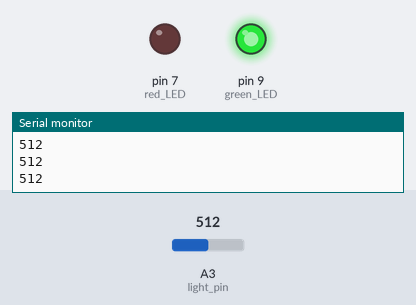
Bench run of a sketch on a simulated Arduino Uno, built with avr-gcc and run on an emulated ATmega328P. Parts: output pins drawn as LEDs (lit = HIGH), the last lines printed to the serial monitor. The inputs (shaded band) are chosen by the test bench; at power-on: A3 (light_pin) = 512.

Above: at 1.2 s.
1.3 s: A3 (light_pin) set to 259
2.8 s: A3 (light_pin) set to 235
At 3.8 s:
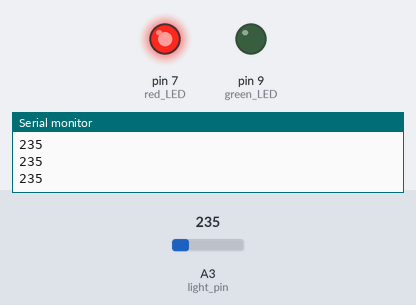
4.3 s: A3 (light_pin) set to 260
At 4.9 s:
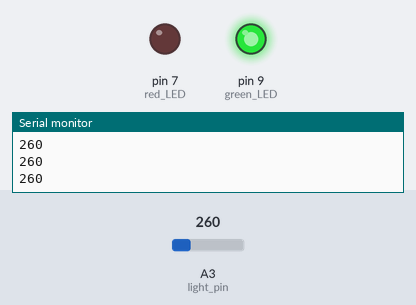
5.8 s: A3 (light_pin) set to 240
At 6.1 s:
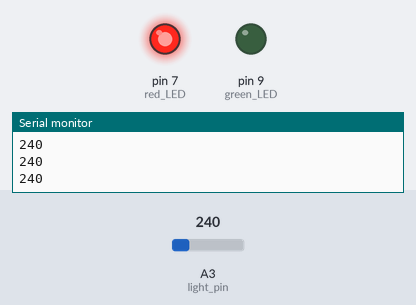
Timing chart, 0 to 8.3 s (numbered marks = the images above; inputs shaded):
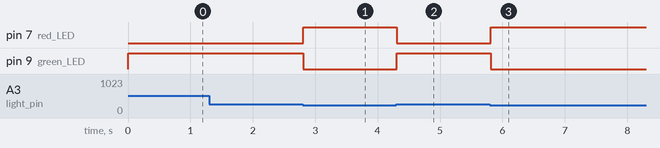

The sketch:

25_Room_Light_Detector_with_LED.ino
```cpp
int green_LED = 9;
int red_LED = 7;

int light_pin = A3;
int light_value;

void setup() {
  // put your setup code here, to run once:
  pinMode(green_LED, OUTPUT);
  pinMode(red_LED, OUTPUT);
  pinMode(light_pin, INPUT);

  Serial.begin(9600);
}

void loop() {
  // put your main code here, to run repeatedly:
  light_value = analogRead(light_pin);

  Serial.println(light_value);

  if (light_value > 250){
    digitalWrite(green_LED, HIGH);
    digitalWrite(red_LED, LOW);
  } else {
    digitalWrite(green_LED, LOW);
    digitalWrite(red_LED, HIGH);
  }
}
```

Measured:
- the behaviour switches between 251 and 250 on A3 (light_pin) (found by bisection; images 0 and 1)
- after the input at 2.8 s, pin 7 (red_LED): LOW → HIGH at once; pin 9 (green_LED): HIGH → LOW at once
- after the input at 4.3 s, pin 7 (red_LED): HIGH → LOW at once; pin 9 (green_LED): LOW → HIGH at once
- after the input at 5.8 s, pin 7 (red_LED): LOW → HIGH at once; pin 9 (green_LED): HIGH → LOW at once
